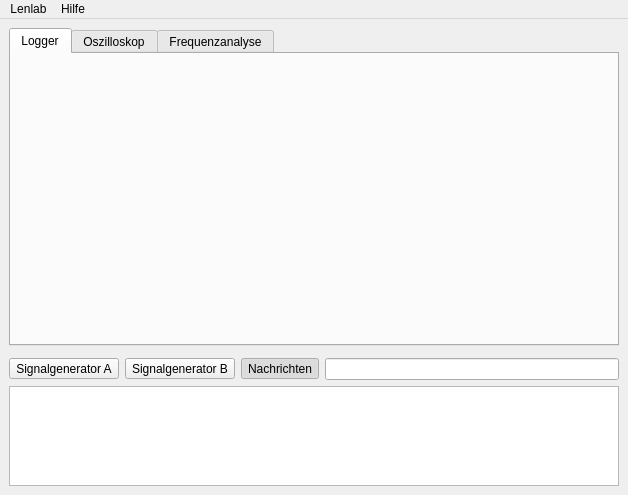
<?xml version="1.0" encoding="UTF-8"?>
<ui version="4.0">
 <class>gui::MainWindow</class>
 <widget class="QMainWindow" name="gui::MainWindow">
  <property name="geometry">
   <rect>
    <x>0</x>
    <y>0</y>
    <width>628</width>
    <height>495</height>
   </rect>
  </property>
  <property name="windowTitle">
   <string>MainWindow</string>
  </property>
  <widget class="QWidget" name="centralwidget">
   <layout class="QHBoxLayout" name="horizontalLayout_3">
    <item>
     <layout class="QVBoxLayout" name="verticalLayout">
      <item>
       <widget class="QTabWidget" name="tabWidget">
        <property name="currentIndex">
         <number>0</number>
        </property>
        <widget class="gui::LoggerForm" name="loggerTab">
         <attribute name="title">
          <string>Logger</string>
         </attribute>
        </widget>
        <widget class="gui::OscilloscopeForm" name="oscilloscopeTab">
         <attribute name="title">
          <string>Oszilloskop</string>
         </attribute>
        </widget>
        <widget class="gui::FrequencyForm" name="FrequencyTab">
         <attribute name="title">
          <string>Frequenzanalyse</string>
         </attribute>
        </widget>
       </widget>
      </item>
      <item>
       <layout class="QHBoxLayout" name="horizontalLayout">
        <item>
         <widget class="gui::SignalForm" name="signalA" native="true">
          <property name="enabled">
           <bool>true</bool>
          </property>
         </widget>
        </item>
        <item>
         <widget class="gui::SignalForm" name="signalB" native="true">
          <property name="enabled">
           <bool>true</bool>
          </property>
         </widget>
        </item>
       </layout>
      </item>
      <item>
       <layout class="QHBoxLayout" name="horizontalLayout_2">
        <item>
         <widget class="QToolButton" name="signalAButton">
          <property name="text">
           <string>Signalgenerator A</string>
          </property>
          <property name="checkable">
           <bool>true</bool>
          </property>
         </widget>
        </item>
        <item>
         <widget class="QToolButton" name="signalBButton">
          <property name="text">
           <string>Signalgenerator B</string>
          </property>
          <property name="checkable">
           <bool>true</bool>
          </property>
         </widget>
        </item>
        <item>
         <widget class="QToolButton" name="logButton">
          <property name="text">
           <string>Nachrichten</string>
          </property>
          <property name="checkable">
           <bool>true</bool>
          </property>
          <property name="checked">
           <bool>true</bool>
          </property>
         </widget>
        </item>
        <item>
         <widget class="QLineEdit" name="logLineEdit"/>
        </item>
       </layout>
      </item>
      <item>
       <widget class="QPlainTextEdit" name="logPlainTextEdit">
        <property name="sizePolicy">
         <sizepolicy hsizetype="Expanding" vsizetype="Fixed">
          <horstretch>0</horstretch>
          <verstretch>0</verstretch>
         </sizepolicy>
        </property>
        <property name="minimumSize">
         <size>
          <width>0</width>
          <height>100</height>
         </size>
        </property>
        <property name="maximumSize">
         <size>
          <width>16777215</width>
          <height>100</height>
         </size>
        </property>
       </widget>
      </item>
     </layout>
    </item>
   </layout>
  </widget>
  <widget class="QMenuBar" name="menubar">
   <property name="geometry">
    <rect>
     <x>0</x>
     <y>0</y>
     <width>628</width>
     <height>21</height>
    </rect>
   </property>
   <widget class="QMenu" name="menuLenlab">
    <property name="title">
     <string>Lenlab</string>
    </property>
    <addaction name="actionSaveData"/>
    <addaction name="actionSaveImage"/>
    <addaction name="separator"/>
    <addaction name="actionQuit"/>
   </widget>
   <widget class="QMenu" name="menuHilfe">
    <property name="title">
     <string>Hilfe</string>
    </property>
    <addaction name="actionAbout"/>
   </widget>
   <addaction name="menuLenlab"/>
   <addaction name="menuHilfe"/>
  </widget>
  <action name="actionSaveData">
   <property name="text">
    <string>Daten speichern...</string>
   </property>
  </action>
  <action name="actionQuit">
   <property name="text">
    <string>Beenden</string>
   </property>
  </action>
  <action name="actionSaveImage">
   <property name="text">
    <string>Bild speichern...</string>
   </property>
  </action>
  <action name="actionHandbuch">
   <property name="text">
    <string>Handbuch</string>
   </property>
  </action>
  <action name="actionAbout">
   <property name="text">
    <string>Über</string>
   </property>
  </action>
 </widget>
 <customwidgets>
  <customwidget>
   <class>gui::SignalForm</class>
   <extends>QWidget</extends>
   <header>gui/signalform.h</header>
   <container>1</container>
  </customwidget>
  <customwidget>
   <class>gui::LoggerForm</class>
   <extends>QWidget</extends>
   <header>gui/loggerform.h</header>
   <container>1</container>
  </customwidget>
  <customwidget>
   <class>gui::OscilloscopeForm</class>
   <extends>QWidget</extends>
   <header>gui/oscilloscopeform.h</header>
   <container>1</container>
  </customwidget>
  <customwidget>
   <class>gui::FrequencyForm</class>
   <extends>QWidget</extends>
   <header>gui/frequencyform.h</header>
   <container>1</container>
  </customwidget>
 </customwidgets>
 <resources/>
 <connections/>
</ui>
